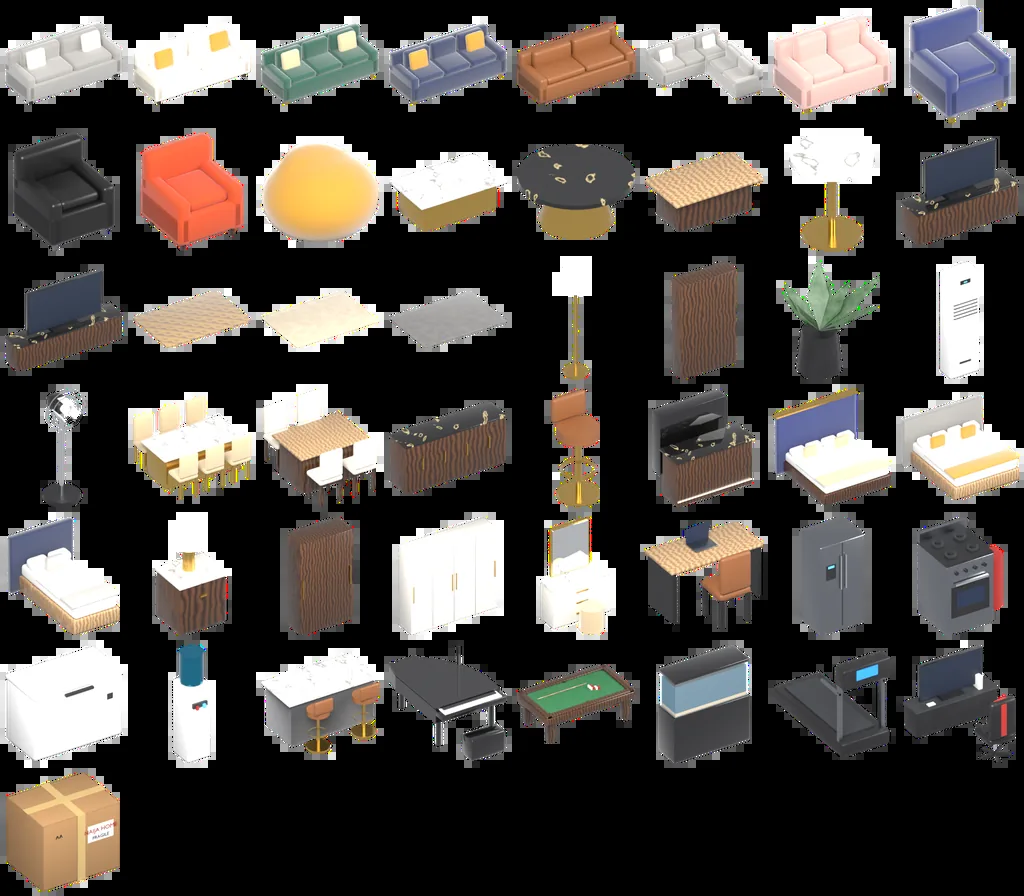
#> input picture assets/models/fur_thumbs.webp, 1024 x 896 px
$ python -i optimize.py   (imports and definitions only)
#> lines starting #> are read from the running program, lines starting #| are printed output that depends on the picture; after the words box and inside, x2 and y2 are one past the last pixel; in counts of white or black regions, pixels touching at a corner belong together
#> further down, picture is the input picture: shape (896, 1024, 3); mean B, G, R 65.9, 70.3, 75.2
import json,struct,io,sys,numpy as np
from PIL import Image
# [17 lines left out: functions read_glb, acc, not called in this run]
def image(j,bin_,idx):
    img=j['images'][j['textures'][idx]['source']]; bv=j['bufferViews'][img['bufferView']]
    return Image.open(io.BytesIO(bin_[bv.get('byteOffset',0):bv.get('byteOffset',0)+bv['byteLength']]))
# [19 lines left out: functions node_matrix, simplify, not called in this run]
def bleed(im):
    from scipy import ndimage
    a=np.asarray(im).astype(np.uint8); small=max(a.shape[:2])>2048
#> after `small = max(a.shape[:2]) > 2048`: small = False
    if small: im2=im.resize((2048,2048),Image.LANCZOS); a=np.asarray(im2)
    mask=a.max(2)<10
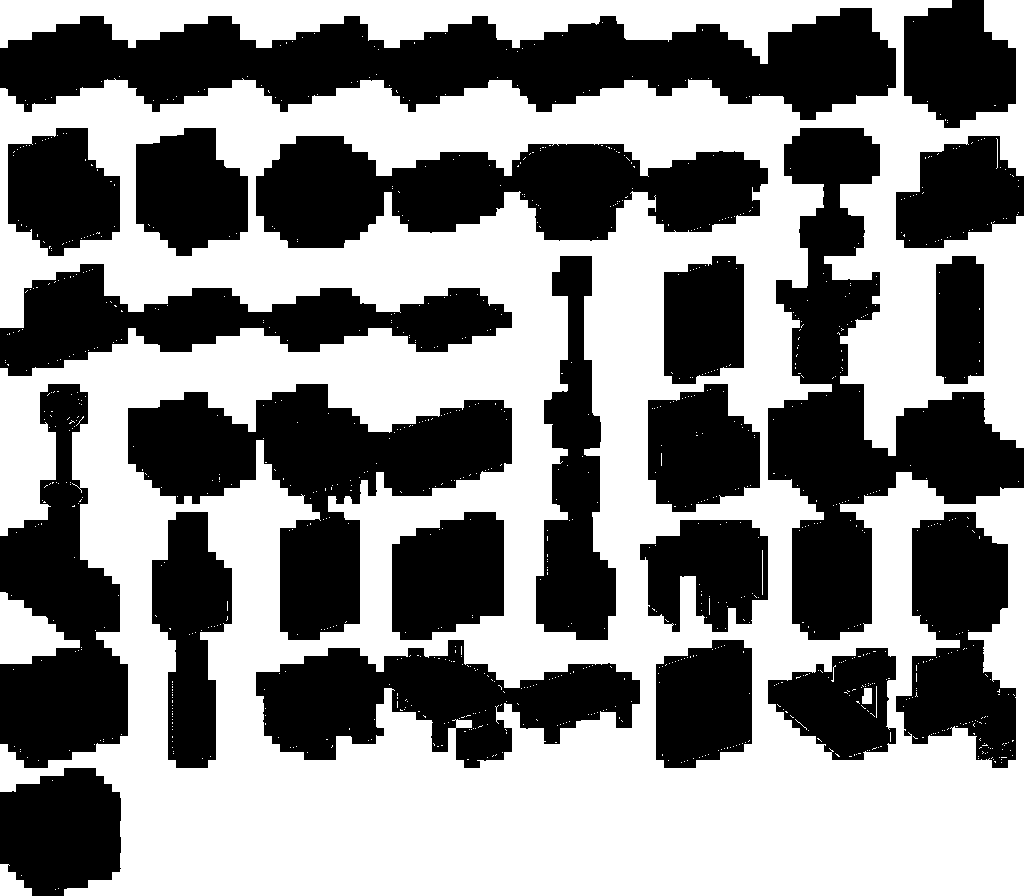
#> mask: shape (896, 1024) bool; 52.9% white; 22 black regions, largest, box (x1, y1, x2, y2) and area: (0, 8, 896, 120) 57414, (768, 128, 1024, 640) 46308, (128, 384, 512, 640) 40024
    mask=ndimage.binary_opening(mask,iterations=1)
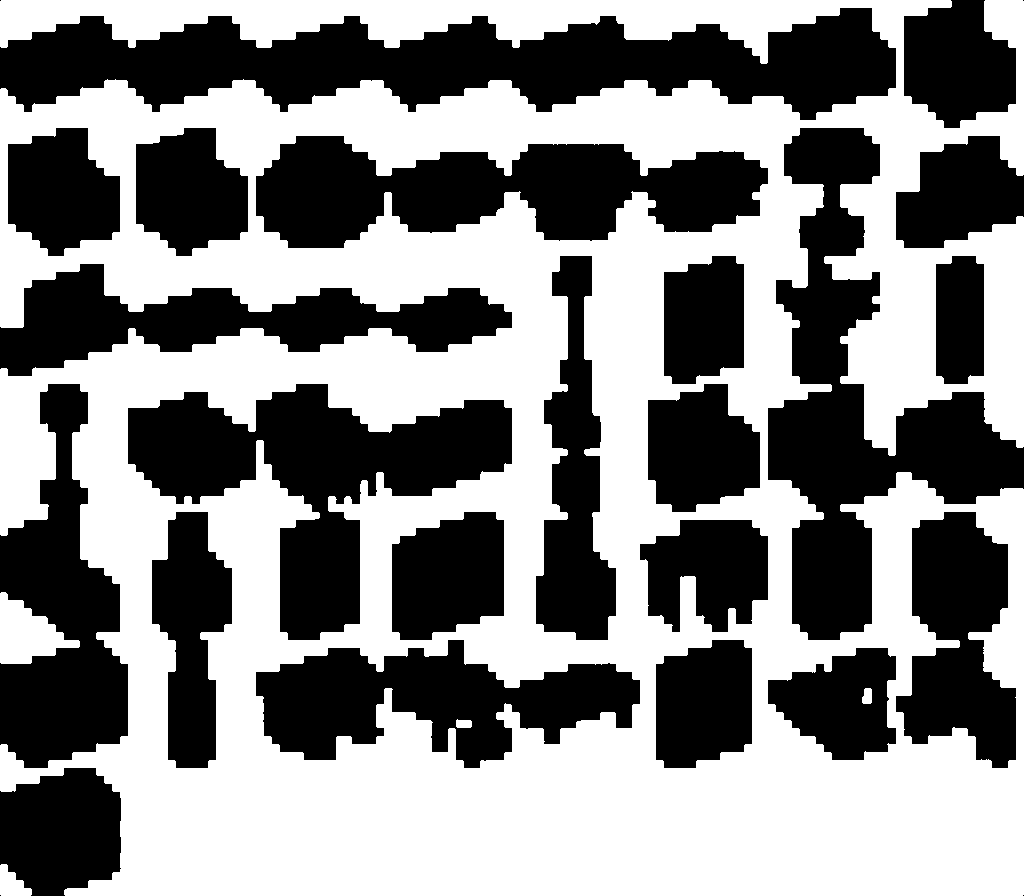
#> mask: shape (896, 1024) bool; 52.7% white; 26 black regions (4 under 20 px), largest, box (x1, y1, x2, y2) and area: (0, 8, 896, 120) 57592, (768, 128, 1024, 640) 46508, (128, 384, 512, 640) 40196
    if mask.any() and not mask.all():
        _,ind=ndimage.distance_transform_edt(mask,return_indices=True); a=a[ind[0],ind[1]]
#> after `a = a[ind[0], ind[1]]`:
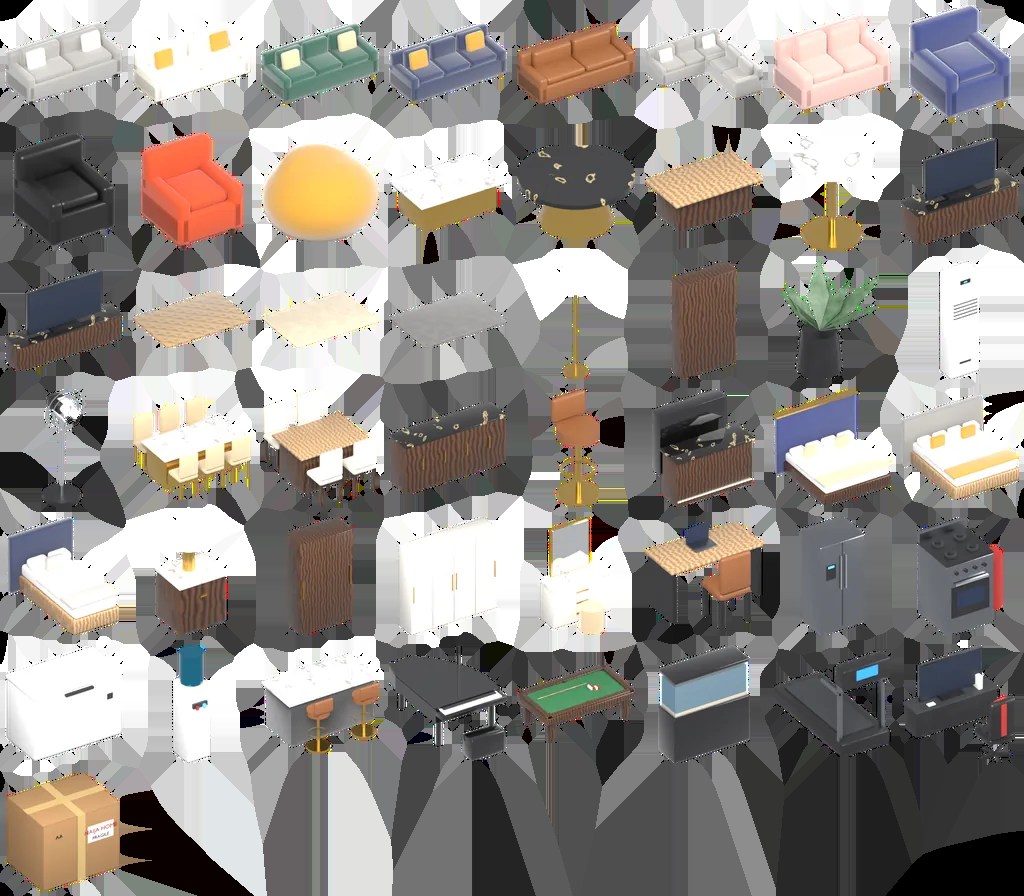
#> a: shape (896, 1024, 3); mean B, G, R 135.6, 140.4, 145.3
    return Image.fromarray(a)
# [42 lines left out: functions normals, write_glb, run, not called in this run]
# [2 lines not run here, left out]

>>> import cv2
>>> picture = cv2.imread('../assets/models/fur_thumbs.webp')
>>> result = bleed(picture)
